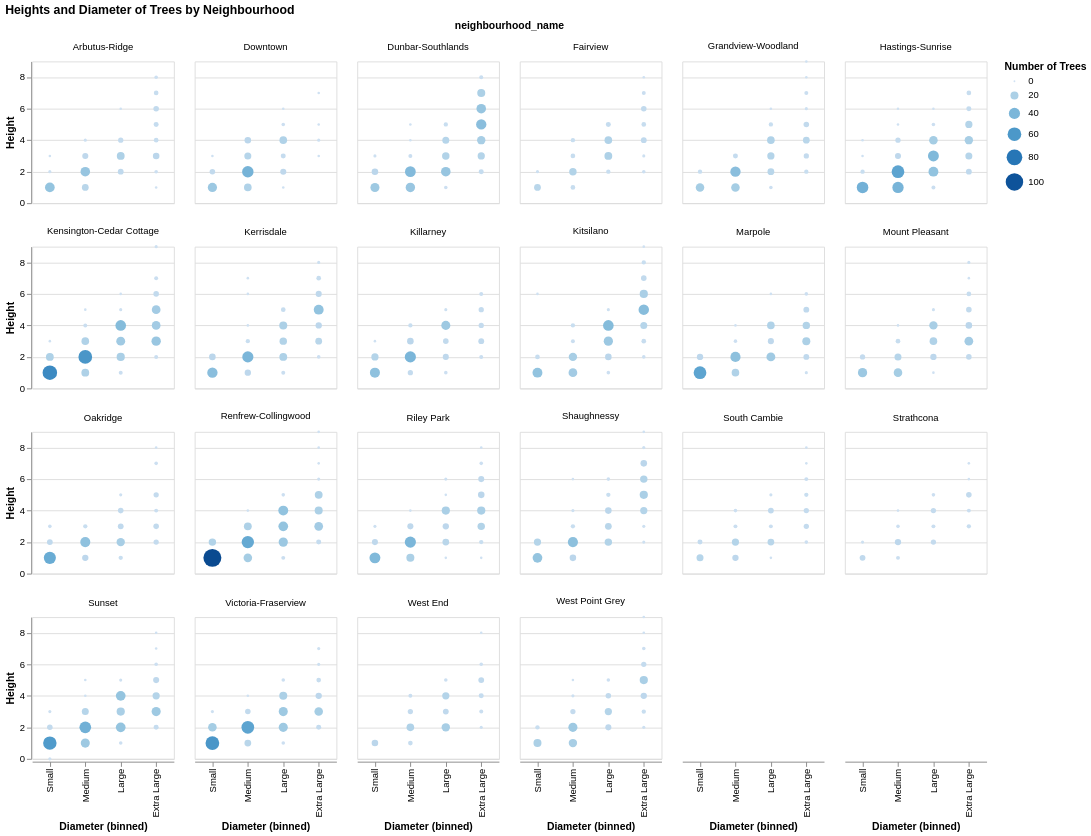

Notebook source saved alongside this figure:
### Markdown cell above
### Q2. What are the most common size of trees planted in Vancouver?

To answer this question, a faceted, scatter chart is going to be used to present the height and diameter by neighbourhood.  The diameter is binned using the assigned category during data pre-processing to make the results more readable.  The sort order of the scatter plot is such that smaller height and diameter trees will appear intuitively in the bottom left-hand side of the x and y axis.  Finally, the size and colour of the data points are sized to the count of trees in that neighbourhood to better visualize the differences.  As the data element is quantitative, a single colour, blue, which gradually becomes darker to represent a larger concentration of trees is used to better illustrate the size of the count (as opposed to using different colours).  The size is also represented in a tooltip for easier comparison.

### Code cell
# Provide a sort order to better illustrate the data.

diameter_order = ['Small', 'Medium', 'Large', 'Extra Large']

# Create the chart.

height_diameter_neighbourhood_scatter = alt.Chart(van_trees_df, width=700, height=400).mark_circle().encode(
    #x='diameter',
    alt.X('diameter_group', title='Diameter (binned)', sort=diameter_order),
    alt.Y('height_range_id', title='Height'),
    alt.Color('count(neighbourhood_name)', title='Number of Trees'),
    size='count(neighbourhood_name)',
    tooltip='count(neighbourhood_name)'
).properties(title='Height vs Diameter', width=150, height=150)

# Facet the chart by neighbourhood.

height_diameter_neighbourhood_scatter_faceted = height_diameter_neighbourhood_scatter.facet('neighbourhood_name', columns=6, title='Heights and Diameter of Trees by Neighbourhood')

height_diameter_neighbourhood_scatter_faceted

### Figure 1 — Vega-Lite specification as saved in the notebook (floating-point values rounded to 4 significant figures; data arrays with more than 128 entries replaced by an {"elided": "..."} marker saying what was removed)
{"config": {"view": {"continuousWidth": 400, "continuousHeight": 300}}, "data": {"name": "data-be268a667c2f4a405aa382948f1e611d"}, "facet": {"type": "nominal", "field": "neighbourhood_name"}, "spec": {"mark": "circle", "encoding": {"color": {"type": "nominal", "aggregate": "count", "field": "neighbourhood_name", "title": "Number of Trees"}, "size": {"type": "nominal", "aggregate": "count", "field": "neighbourhood_name"}, "tooltip": {"type": "nominal", "aggregate": "count", "field": "neighbourhood_name"}, "x": {"type": "nominal", "field": "diameter_group", "sort": ["Small", "Medium", "Large", "Extra Large"], "title": "Diameter (binned)"}, "y": {"type": "quantitative", "field": "height_range_id", "title": "Height"}}, "height": 150, "title": "Height vs Diameter", "width": 150}, "columns": 6, "title": "Heights and Diameter of Trees by Neighbourhood", "$schema": "https://vega.github.io/schema/vega-lite/v4.8.1.json", "datasets": {"data-be268a667c2f4a405aa382948f1e611d": {"elided": "5000 records"}}}
